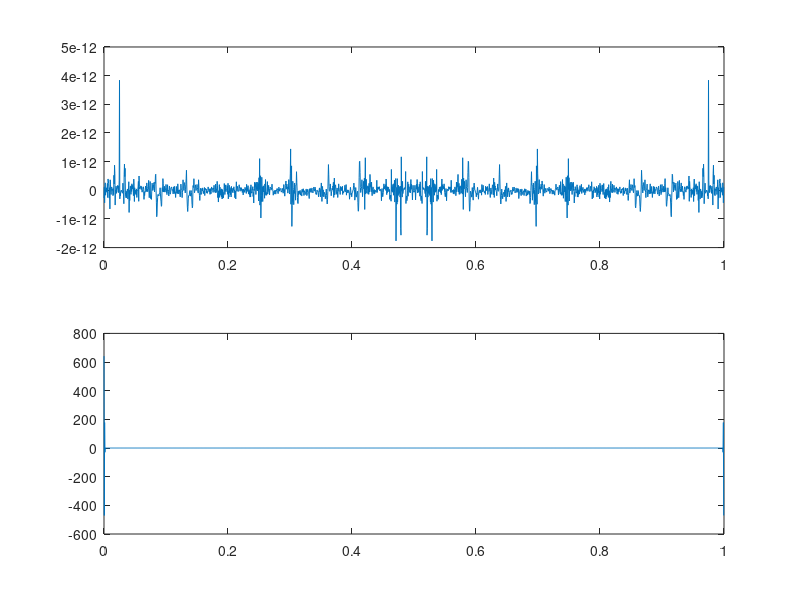
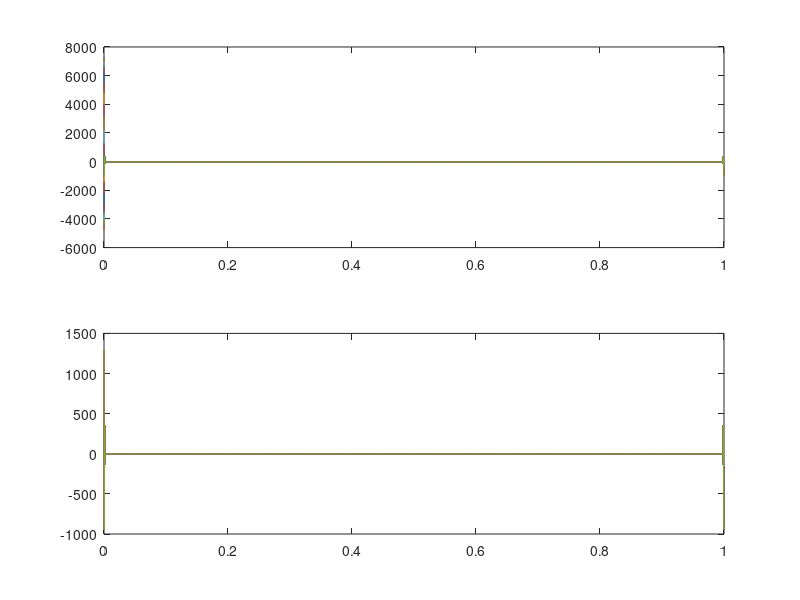
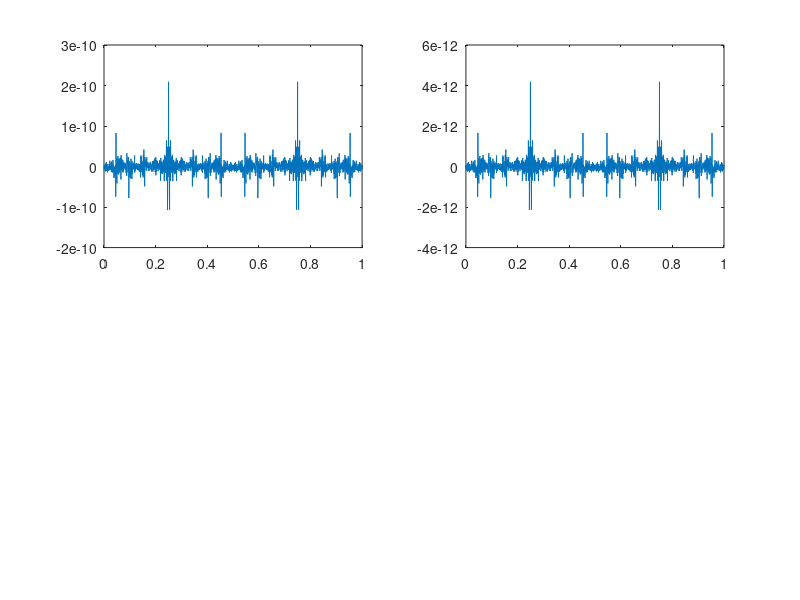

MATLAB code for these plots, in order:
clc; clear; close all;

N = 2000;       
fs = 2000;      
dt = 1/fs;      
t = dt * (0:N-1);

x = sin(2*pi*50*t);
y = kaiser(N,15);

X = fft(x);
Y = fft(y);

figure
    subplot (2,1,1); plot(t,X);
    subplot (2,1,2); plot(t,Y); 

% Linearity
l = (3*x) + (2*y);
L = fft(l);
CheckL = (3*X) + (2*Y);

figure
    subplot (2,1,1); plot(t,L);
    subplot (2,1,2); plot(t,CheckL);

% Scaling
x = sin(2*pi*50*(t*50));
X = fft(x);
CheckX = (1/50)*X;

figure
    subplot (2,2,1); plot (t,X);
    subplot (2,2,2); plot (t,CheckX);
    






